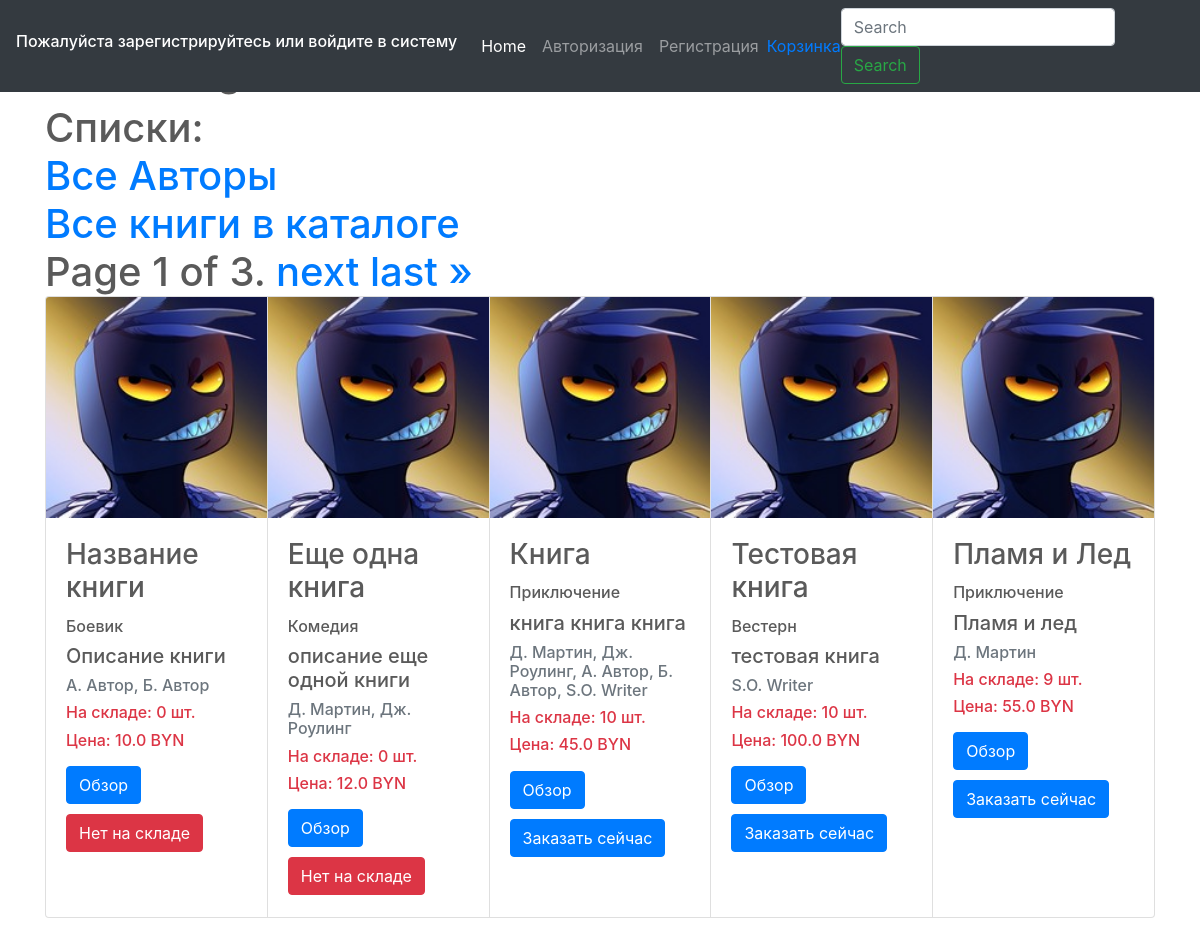
Before: /homepage/ with the older database file.
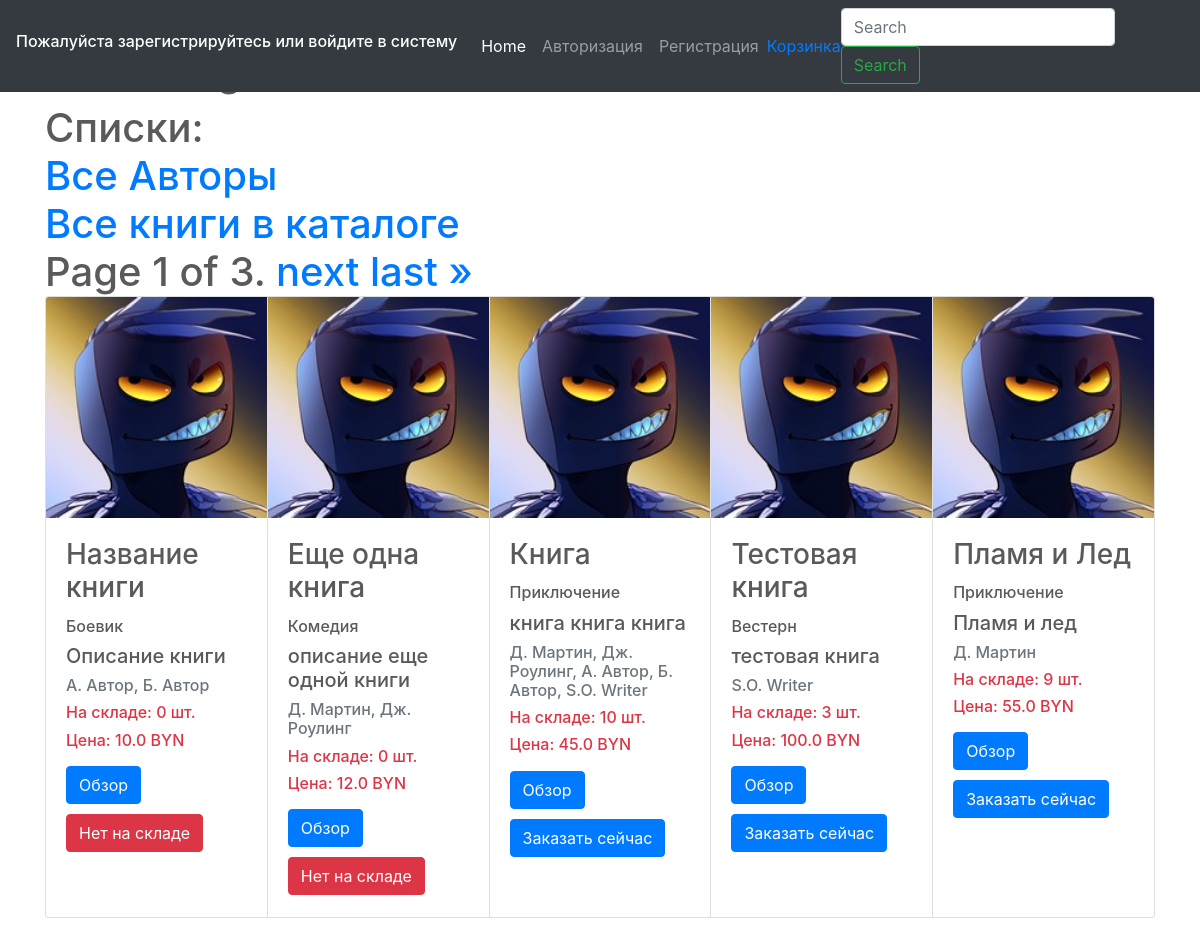
After: the same page with the newer database file.
### testapp/models.py (models this page shows, shortened)
class Book(models.Model):
    CATEGORY = (
        ('На складе', 'На складе'),
        ('Отсутствует на складе', 'Отсутствует на складе')
    )
    name = models.CharField(
        verbose_name='Название Книги', max_length=200
        )
    description = models.TextField(
        verbose_name='Описание Книги', null=True, blank=True
        )
    genre = models.ForeignKey(
        Genre, on_delete=models.PROTECT, verbose_name='Жанр Книги',
        )
    writer = models.ManyToManyField(
        Writer)
    created = models.DateField(
        verbose_name='Создано', auto_now=False, auto_now_add=True
        )
    updated = models.DateField(
        verbose_name='Изменено', auto_now=True, auto_now_add=False
        )
    book_image = models.ImageField(
        verbose_name='Изображение книги', upload_to='profile', null=True, blank=True
        )
    price = models.FloatField(verbose_name='Цена', null=True)
    category = models.CharField(verbose_name='Статус', null=True, max_length=25, choices=CATEGORY)
    quantity_in_stok = models.IntegerField(verbose_name='Количество на складе', max_length=3)

class Genre(models.Model):
    name = models.CharField(verbose_name='Название жанра', max_length=100)
    description = models.TextField(verbose_name='Описание жанра', null=True, blank=True)
    def __str__(self):
        return self.name

class Writer(models.Model):
    name = models.CharField(verbose_name='ФИО Автора', max_length=100)
    def __str__(self):
        return self.name

### testapp/views.py (the view)
# urls.py: path('homepage/', HomepageList.as_view(), name ='homepage'),
class HomepageList(ListView):
    model = Book
    template_name = 'testapp/homepage.html'
    paginate_by = 5
    def get_context_data(self, **kwargs):
        context = super().get_context_data(**kwargs)
        context['genre_list'] = Genre.objects.all()
        return context

### testapp/templates/testapp/homepage.html (shortened to what this page needs)
{% extends 'base.html' %}
{% load static %}
{% block body %}
<div class="container">
<h1>Home Page</h1>
</div>
<div class="container">
<h1> Списки:</h><br>
    <a href="/listwriter/"> Все Авторы</a><br>
    <a href="/listbook/"> Все книги в каталоге</a><br>
      <div class="pagination">
        <span class="step-links">
        <span class="current">
            Page {{ page_obj.number }} of {{ page_obj.paginator.num_pages }}.
        </span>
        {% if page_obj.has_next %}
            <a href="?page={{ page_obj.next_page_number }}">next</a>
            <a href="?page={{ page_obj.paginator.num_pages }}">last &raquo;</a>
        {% endif %}
        </span>
      </div>
      <div class="card-group">
      {%for obj in object_list%}
      <div class="card">
        <img src="{{ obj.book_image.url }}" class="card-img-top" alt="...">
        <div class="card-body">
          <h3 class="card-title">{{ obj.name }}</h3>
          <h6><p class="card-text">{{ obj.genre }}</p></h6>
          <h5><p class="card-text">{{ obj.description }}</p></h5>
          <h6><p class="card-text text-muted">{{ obj.writer.all|join:', ' }}</p></h6>
          <h6><p class="card-text text-danger">На складе: {{ obj.quantity_in_stok}} шт.</p></h6>
          <h6><p class="card-text text-danger">Цена: {{ obj.price }} BYN</p></h6>
          <a href="/{{obj.pk}}/detailbook/" class="btn btn-primary">Обзор</a>
          {% if obj.quantity_in_stok == 0 %}
          <a href="/homepage/" class='btn btn-danger'>Нет на складе</a>
          {% else %}
          <a href="{% url 'cart:add' %}?book_pk={{ obj.pk }}" class='btn btn-primary'>Заказать сейчас</a>
          {% endif %}
        </div>
      </div>
      {% endfor %}
      </div>
{% endblock body %}

Changed rows visible on the page:
changed Book "Тестовая книга": quantity_in_stok "10" → "3"
